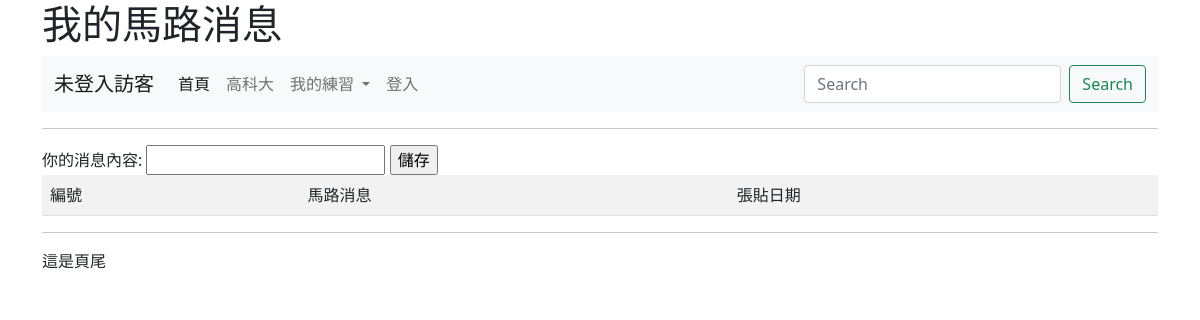
Page /note/ on the earlier database version.
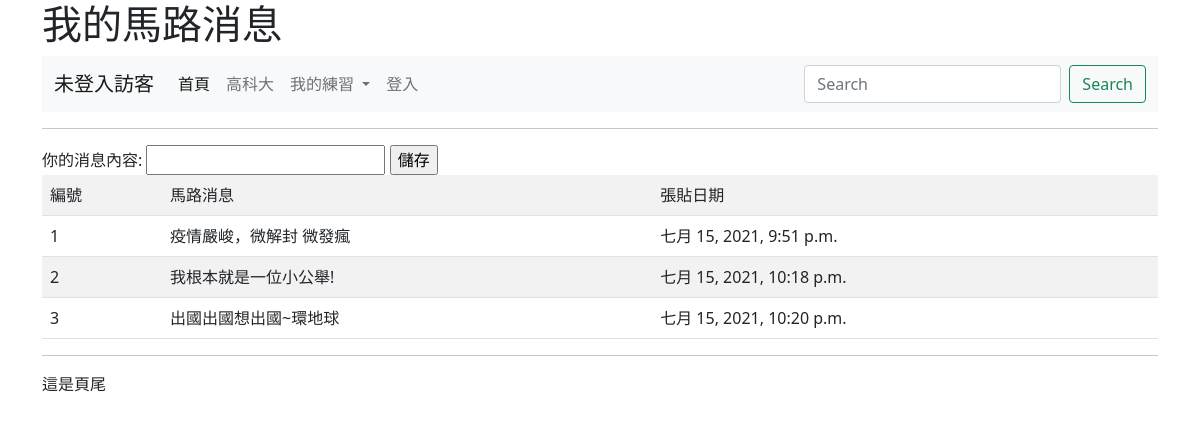
Same page on the later database version.
### mysite/models.py (models this page shows, shortened)
class Note(models.Model):
	title = models.CharField(max_length=200)
	pub_date = models.DateTimeField(default=timezone.now)

### mysite/views.py (the view)
# urls.py: path('note/', views.note),
def note(request):
	notes = Note.objects.all()
	return render(request,"note.html",locals())

### templates/note.html (shortened to what this page needs)
{% extends "base.html" %}
{% block main %}
	<hr>
	<form action="/addnote/" method=POST>
		你的消息內容: <input name="title" type=text size=20>
		<input type=submit value="儲存">
	</form>
	<table class="table table-striped">
		<tr>
			<td>編號</td><td>馬路消息</td><td>張貼日期</td>
		</tr>
	{% for note in notes %}
		<tr>
	   		<td>{{ note.id }} </td>
	   		<td>
	   			{{ note.title }}
	   		</td>
	   		<td>{{ note.pub_date }} </td>
	   	</tr>
	{% endfor %}
	</table>
{% endblock %}

### templates/base.html (shortened to what this page needs)
<!doctype html>
<html >
  <head>
    <link href="https://cdn.jsdelivr.net/npm/bootstrap@5.0.2/dist/css/bootstrap.min.css" rel="stylesheet">
  </head>
  <body>
  	<div class="container">
   	 	<h1>{% block headmessage %}{% endblock %}</h1>
      {% include "menu.html" %}
      {% block main %} {% endblock %}
   		<hr>
   		{% include "footer.html" %}
	</div>
  </body>
</html>

### templates/menu.html (shortened to what this page needs)
<nav class="navbar navbar-expand-lg navbar-light bg-light">
  <div class="container-fluid">
    <a class="navbar-brand" href="#">
      {%if request.user.is_authenticated %}
        {{ request.user.first_name }}
      {% else %}
        未登入訪客
      {% endif %}
    </a>
    <div class="collapse navbar-collapse" id="navbarSupportedContent">
      <ul class="navbar-nav me-auto mb-2 mb-lg-0">
        <li class="nav-item">
          <a class="nav-link active" aria-current="page" href="#">首頁</a>
        </li>
        <li class="nav-item">
          <a class="nav-link" href="#">高科大</a>
        </li>
        <li class="nav-item dropdown">
          <a class="nav-link dropdown-toggle" href="#" id="navbarDropdown" role="button" data-bs-toggle="dropdown" aria-expanded="false">
            我的練習
          </a>
        </li>
        {% if request.user.is_authenticated %}
          <li class="nav-item">
            <a class="nav-link " href="/logout/" tabindex="-1" >登出</a>
          </li>
        {% else %}
          <li class="nav-item">
            <a class="nav-link " href="/admin/login/?next=/" tabindex="-1" >登入</a>
          </li>
        {% endif %}
      </ul>
      <form class="d-flex">
        <input class="form-control me-2" type="search" placeholder="Search" aria-label="搜尋">
        <button class="btn btn-outline-success" type="submit">Search</button>
      </form>
    </div>
  </div>
</nav>

### templates/footer.html
這是頁尾

Differences in the rows shown:
added Note: id "1", title "疫情嚴峻，微解封 微發瘋", pub_date "七月 15, 2021, 9:51 p.m."
added Note: id "2", title "我根本就是一位小公舉!", pub_date "七月 15, 2021, 10:18 p.m."
added Note: id "3", title "出國出國想出國~環地球", pub_date "七月 15, 2021, 10:20 p.m."
